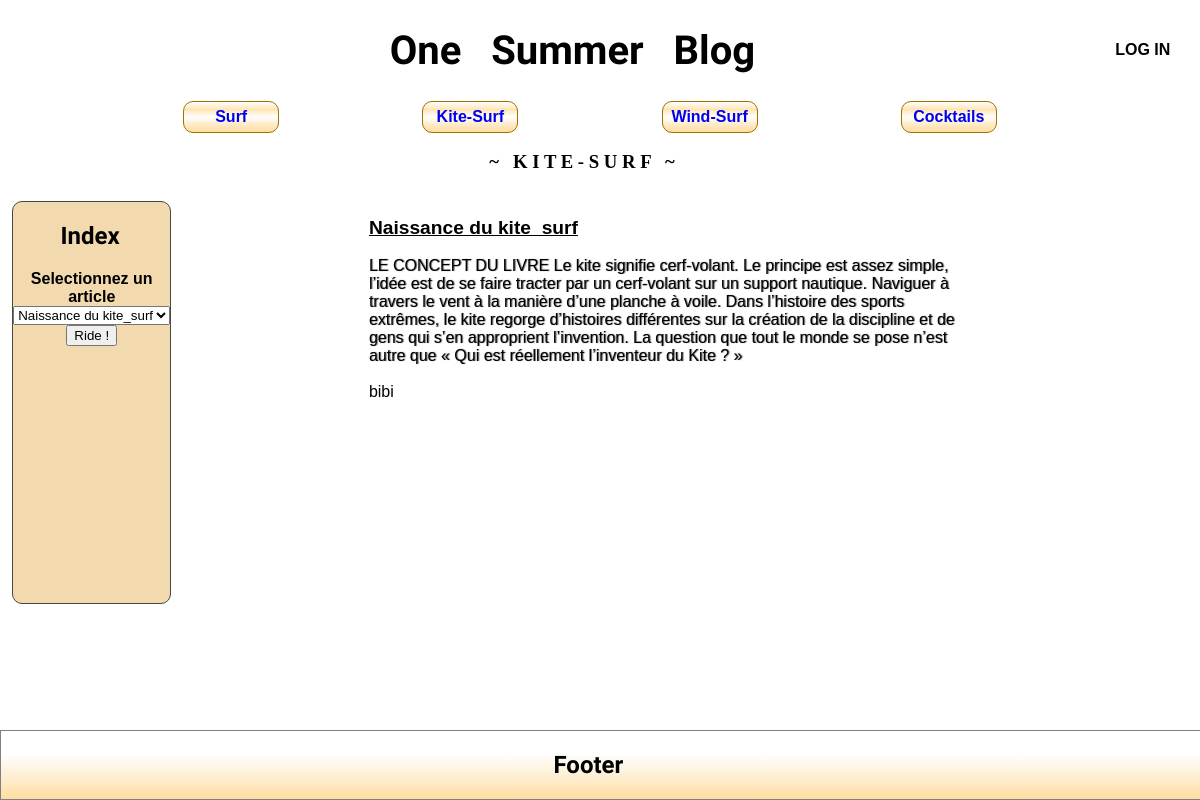
The page /kitesurf.php on the database its author committed.
### tables this page shows
CREATE TABLE `articles` (
  `id_articles` int(11) NOT NULL,
  `titre` varchar(200) NOT NULL,
  `sujet` varchar(200) NOT NULL,
  `auteur` varchar(200) NOT NULL,
  `texte` text NOT NULL
);

### indexkite.php (the view, shortened to what this page needs)
<?php
include('sql_info.php');
$tbl= 'articles';
$reqI="SELECT * FROM $tbl WHERE sujet='KITE'";
$resultI = mysqli_query($conn,$reqI);
    while($row= mysqli_fetch_array($resultI)){
    ?>
    <option><?php echo $row['titre']."<br>"; ?></option>
    <?php
    }
?>

### repertoirekite.php
<?php
include('sql_info.php');
$tbl= 'articles';
$req3="SELECT * FROM $tbl WHERE sujet='KITE' LIMIT 1";
$result3 = mysqli_query($conn,$req3);
    while($row= mysqli_fetch_array($result3)){
        echo "<strong>"."<cite class='titre'>".$row['titre']."</cite>"."</strong>"."<br><br>";
        echo "<cite class='texte'>".$row['texte']."</cite>";
        echo "<br><br>";
        echo $row['auteur']."<br>";
        echo "<br><br>";
    }
?>

### style.css (style rules this page uses)
body { display:grid; grid-template-columns: 0.5fr 1fr 1fr 1fr; grid-template-rows: 0.5fr 1fr 4fr 0.5fr; grid-template-areas: "header header header header" "nav nav nav nav" "index main main main" "footer footer footer footer"; margin:0; background-image: url("beach.png"); }

### kitesurf.php (style rules this page uses)
.titre { font-style: normal; text-decoration: underline; font-size: 1.2rem; }
.texte { font-style: normal; text-shadow: 1px 0 1px rgb(110,107,107); }

### rows shown on the page
articles: titre "Naissance du kite_surf", texte "LE CONCEPT DU LIVRE Le kite signifie cerf-volant. Le principe est assez simple, l’idée est de se faire tracter par un cerf-volant sur un support nautique. Naviguer à travers le vent à la manière d’une planche à voile. Dans l’histoire des sports extrêmes, le kite regorge d’histoires différentes sur la création de la discipline et de gens qui s’en approprient l’invention. La question que tout le monde se pose n’est autre que « Qui est réellement l’inventeur du Kite ? »", auteur "bibi"

### other values the page prints
form field titre "Naissance du kite_surf"
